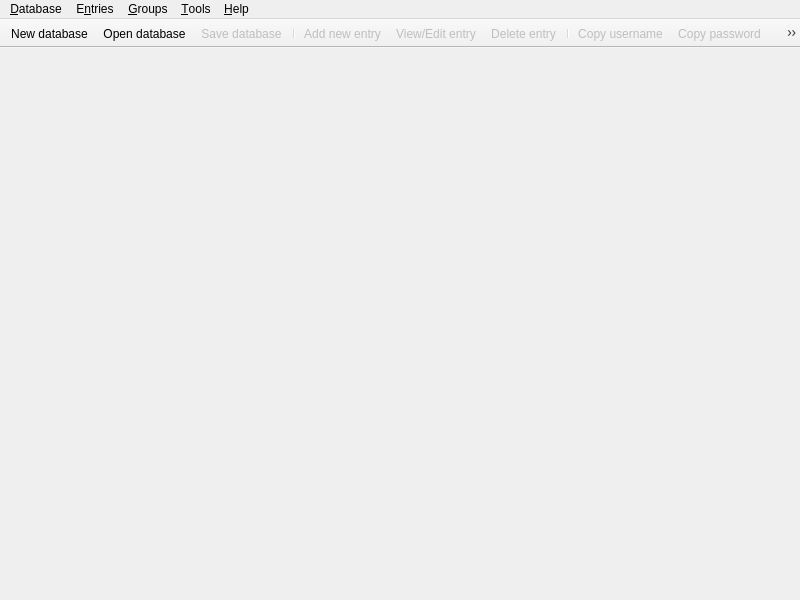
<?xml version="1.0" encoding="UTF-8"?>
<ui version="4.0">
 <class>MainWindow</class>
 <widget class="QMainWindow" name="MainWindow">
  <property name="enabled">
   <bool>true</bool>
  </property>
  <property name="geometry">
   <rect>
    <x>0</x>
    <y>0</y>
    <width>800</width>
    <height>600</height>
   </rect>
  </property>
  <property name="windowTitle">
   <string notr="true">KeePassXC</string>
  </property>
  <widget class="QWidget" name="centralwidget">
   <property name="enabled">
    <bool>true</bool>
   </property>
   <layout class="QVBoxLayout" name="verticalLayout">
    <property name="spacing">
     <number>0</number>
    </property>
    <property name="leftMargin">
     <number>0</number>
    </property>
    <property name="topMargin">
     <number>0</number>
    </property>
    <property name="rightMargin">
     <number>0</number>
    </property>
    <property name="bottomMargin">
     <number>0</number>
    </property>
    <item>
     <widget class="QWidget" name="globalMessageWidgetContainer" native="true">
      <layout class="QVBoxLayout" name="globalMessageWidgetLayout">
       <property name="spacing">
        <number>0</number>
       </property>
       <property name="bottomMargin">
        <number>0</number>
       </property>
       <item>
        <widget class="MessageWidget" name="globalMessageWidget" native="true">
         <property name="sizePolicy">
          <sizepolicy hsizetype="Preferred" vsizetype="Preferred">
           <horstretch>0</horstretch>
           <verstretch>0</verstretch>
          </sizepolicy>
         </property>
         <property name="styleSheet">
          <string notr="true">MessageWidget {margin: 90px}</string>
         </property>
        </widget>
       </item>
      </layout>
     </widget>
    </item>
    <item>
     <widget class="QStackedWidget" name="stackedWidget">
      <property name="sizePolicy">
       <sizepolicy hsizetype="Preferred" vsizetype="Preferred">
        <horstretch>0</horstretch>
        <verstretch>0</verstretch>
       </sizepolicy>
      </property>
      <property name="currentIndex">
       <number>2</number>
      </property>
      <widget class="QWidget" name="pageDatabase">
       <layout class="QVBoxLayout" name="verticalLayout_2">
        <property name="leftMargin">
         <number>0</number>
        </property>
        <property name="topMargin">
         <number>0</number>
        </property>
        <property name="rightMargin">
         <number>0</number>
        </property>
        <property name="bottomMargin">
         <number>0</number>
        </property>
        <item>
         <widget class="DatabaseTabWidget" name="tabWidget">
          <property name="currentIndex">
           <number>-1</number>
          </property>
          <property name="tabsClosable">
           <bool>true</bool>
          </property>
          <property name="movable">
           <bool>true</bool>
          </property>
         </widget>
        </item>
       </layout>
      </widget>
      <widget class="QWidget" name="pageSettings">
       <layout class="QVBoxLayout" name="verticalLayout_3">
        <property name="leftMargin">
         <number>0</number>
        </property>
        <property name="topMargin">
         <number>0</number>
        </property>
        <property name="rightMargin">
         <number>0</number>
        </property>
        <property name="bottomMargin">
         <number>0</number>
        </property>
        <item>
         <widget class="SettingsWidget" name="settingsWidget" native="true"/>
        </item>
       </layout>
      </widget>
      <widget class="QWidget" name="pageWelcome">
       <layout class="QVBoxLayout" name="verticalLayout_5">
        <item>
         <layout class="QHBoxLayout" name="horizontalLayout">
          <item>
           <spacer name="horizontalSpacer">
            <property name="orientation">
             <enum>Qt::Horizontal</enum>
            </property>
            <property name="sizeType">
             <enum>QSizePolicy::MinimumExpanding</enum>
            </property>
            <property name="sizeHint" stdset="0">
             <size>
              <width>50</width>
              <height>20</height>
             </size>
            </property>
           </spacer>
          </item>
          <item>
           <widget class="WelcomeWidget" name="welcomeWidget" native="true"/>
          </item>
          <item>
           <spacer name="horizontalSpacer_2">
            <property name="orientation">
             <enum>Qt::Horizontal</enum>
            </property>
            <property name="sizeType">
             <enum>QSizePolicy::MinimumExpanding</enum>
            </property>
            <property name="sizeHint" stdset="0">
             <size>
              <width>50</width>
              <height>20</height>
             </size>
            </property>
           </spacer>
          </item>
         </layout>
        </item>
       </layout>
      </widget>
      <widget class="QWidget" name="pagePasswordGenerator">
       <layout class="QVBoxLayout" name="verticalLayout_6">
        <item>
         <widget class="PasswordGeneratorWidget" name="passwordGeneratorWidget" native="true"/>
        </item>
       </layout>
      </widget>
     </widget>
    </item>
   </layout>
  </widget>
  <widget class="QMenuBar" name="menubar">
   <property name="geometry">
    <rect>
     <x>0</x>
     <y>0</y>
     <width>800</width>
     <height>22</height>
    </rect>
   </property>
   <widget class="QMenu" name="menuFile">
    <property name="title">
     <string>&amp;Database</string>
    </property>
    <widget class="QMenu" name="menuRecentDatabases">
     <property name="title">
      <string>&amp;Recent databases</string>
     </property>
    </widget>
    <widget class="QMenu" name="menuImport">
     <property name="title">
      <string>Import</string>
     </property>
     <addaction name="actionImportKeePass1"/>
     <addaction name="actionImportCsv"/>
    </widget>
    <addaction name="actionDatabaseNew"/>
    <addaction name="actionDatabaseOpen"/>
    <addaction name="menuRecentDatabases"/>
    <addaction name="actionDatabaseSave"/>
    <addaction name="actionDatabaseSaveAs"/>
    <addaction name="actionDatabaseClose"/>
    <addaction name="separator"/>
    <addaction name="actionChangeMasterKey"/>
    <addaction name="actionChangeDatabaseSettings"/>
    <addaction name="separator"/>
    <addaction name="actionDatabaseMerge"/>
    <addaction name="menuImport"/>
    <addaction name="actionExportCsv"/>
    <addaction name="actionRepairDatabase"/>
    <addaction name="separator"/>
    <addaction name="actionQuit"/>
   </widget>
   <widget class="QMenu" name="menuHelp">
    <property name="title">
     <string>&amp;Help</string>
    </property>
    <addaction name="actionAbout"/>
   </widget>
   <widget class="QMenu" name="menuEntries">
    <property name="title">
     <string>E&amp;ntries</string>
    </property>
    <widget class="QMenu" name="menuEntryCopyAttribute">
     <property name="enabled">
      <bool>false</bool>
     </property>
     <property name="title">
      <string>Copy att&amp;ribute to clipboard</string>
     </property>
     <addaction name="actionEntryCopyTitle"/>
     <addaction name="actionEntryCopyURL"/>
     <addaction name="actionEntryCopyNotes"/>
     <addaction name="separator"/>
    </widget>
    <widget class="QMenu" name="menuEntryTotp">
     <property name="enabled">
      <bool>false</bool>
     </property>
     <property name="title">
      <string>Time-based one-time password</string>
     </property>
     <addaction name="actionEntryCopyTotp"/>
     <addaction name="actionEntryTotp"/>
     <addaction name="actionEntrySetupTotp"/>
    </widget>
    <addaction name="actionEntryCopyUsername"/>
    <addaction name="actionEntryCopyPassword"/>
    <addaction name="menuEntryCopyAttribute"/>
    <addaction name="menuEntryTotp"/>
    <addaction name="actionEntryAutoType"/>
    <addaction name="actionEntryOpenUrl"/>
    <addaction name="actionEntryEdit"/>
    <addaction name="actionEntryClone"/>
    <addaction name="actionEntryDelete"/>
    <addaction name="actionEntryNew"/>
    <addaction name="actionEntryAddToAgent"/>
   </widget>
   <widget class="QMenu" name="menuGroups">
    <property name="title">
     <string>&amp;Groups</string>
    </property>
    <addaction name="actionGroupNew"/>
    <addaction name="separator"/>
    <addaction name="actionGroupEdit"/>
    <addaction name="actionGroupDelete"/>
    <addaction name="actionGroupEmptyRecycleBin"/>
   </widget>
   <widget class="QMenu" name="menuTools">
    <property name="title">
     <string>&amp;Tools</string>
    </property>
    <addaction name="actionLockDatabases"/>
    <addaction name="actionPasswordGenerator"/>
    <addaction name="actionSettings"/>
   </widget>
   <addaction name="menuFile"/>
   <addaction name="menuEntries"/>
   <addaction name="menuGroups"/>
   <addaction name="menuTools"/>
   <addaction name="menuHelp"/>
  </widget>
  <widget class="QToolBar" name="toolBar">
   <property name="movable">
    <bool>false</bool>
   </property>
   <property name="iconSize">
    <size>
     <width>22</width>
     <height>22</height>
    </size>
   </property>
   <attribute name="toolBarArea">
    <enum>TopToolBarArea</enum>
   </attribute>
   <attribute name="toolBarBreak">
    <bool>false</bool>
   </attribute>
   <addaction name="actionDatabaseNew"/>
   <addaction name="actionDatabaseOpen"/>
   <addaction name="actionDatabaseSave"/>
   <addaction name="separator"/>
   <addaction name="actionEntryNew"/>
   <addaction name="actionEntryEdit"/>
   <addaction name="actionEntryDelete"/>
   <addaction name="separator"/>
   <addaction name="actionEntryCopyUsername"/>
   <addaction name="actionEntryCopyPassword"/>
   <addaction name="actionEntryCopyURL"/>
   <addaction name="actionEntryAutoType"/>
   <addaction name="separator"/>
   <addaction name="actionPasswordGenerator"/>
   <addaction name="actionLockDatabases"/>
   <addaction name="separator"/>
   <addaction name="actionEntryAddToAgent"/>
  </widget>
  <action name="actionQuit">
   <property name="text">
    <string>&amp;Quit</string>
   </property>
   <property name="menuRole">
    <enum>QAction::QuitRole</enum>
   </property>
  </action>
  <action name="actionAbout">
   <property name="text">
    <string>&amp;About</string>
   </property>
   <property name="menuRole">
    <enum>QAction::AboutRole</enum>
   </property>
  </action>
  <action name="actionDatabaseOpen">
   <property name="text">
    <string>&amp;Open database...</string>
   </property>
  </action>
  <action name="actionDatabaseSave">
   <property name="enabled">
    <bool>false</bool>
   </property>
   <property name="text">
    <string>&amp;Save database</string>
   </property>
  </action>
  <action name="actionDatabaseClose">
   <property name="enabled">
    <bool>false</bool>
   </property>
   <property name="text">
    <string>&amp;Close database</string>
   </property>
  </action>
  <action name="actionDatabaseNew">
   <property name="text">
    <string>&amp;New database</string>
   </property>
  </action>
  <action name="actionDatabaseMerge">
   <property name="text">
    <string>Merge from KeePassX database</string>
   </property>
  </action>
  <action name="actionEntryNew">
   <property name="enabled">
    <bool>false</bool>
   </property>
   <property name="text">
    <string>&amp;Add new entry</string>
   </property>
  </action>
  <action name="actionEntryEdit">
   <property name="enabled">
    <bool>false</bool>
   </property>
   <property name="text">
    <string>&amp;View/Edit entry</string>
   </property>
  </action>
  <action name="actionEntryDelete">
   <property name="enabled">
    <bool>false</bool>
   </property>
   <property name="text">
    <string>&amp;Delete entry</string>
   </property>
  </action>
  <action name="actionGroupNew">
   <property name="enabled">
    <bool>false</bool>
   </property>
   <property name="text">
    <string>&amp;Add new group</string>
   </property>
  </action>
  <action name="actionGroupEdit">
   <property name="enabled">
    <bool>false</bool>
   </property>
   <property name="text">
    <string>&amp;Edit group</string>
   </property>
  </action>
  <action name="actionGroupDelete">
   <property name="enabled">
    <bool>false</bool>
   </property>
   <property name="text">
    <string>&amp;Delete group</string>
   </property>
  </action>
  <action name="actionDatabaseSaveAs">
   <property name="enabled">
    <bool>false</bool>
   </property>
   <property name="text">
    <string>Sa&amp;ve database as...</string>
   </property>
  </action>
  <action name="actionChangeMasterKey">
   <property name="enabled">
    <bool>false</bool>
   </property>
   <property name="text">
    <string>Change &amp;master key...</string>
   </property>
  </action>
  <action name="actionChangeDatabaseSettings">
   <property name="enabled">
    <bool>false</bool>
   </property>
   <property name="text">
    <string>&amp;Database settings</string>
   </property>
   <property name="toolTip">
    <string>Database settings</string>
   </property>
   <property name="menuRole">
    <enum>QAction::NoRole</enum>
   </property>
  </action>
  <action name="actionEntryClone">
   <property name="enabled">
    <bool>false</bool>
   </property>
   <property name="text">
    <string>&amp;Clone entry</string>
   </property>
  </action>
  <action name="actionSearch">
   <property name="enabled">
    <bool>false</bool>
   </property>
   <property name="text">
    <string>&amp;Find</string>
   </property>
  </action>
  <action name="actionEntryCopyUsername">
   <property name="enabled">
    <bool>false</bool>
   </property>
   <property name="text">
    <string>Copy &amp;username</string>
   </property>
   <property name="toolTip">
    <string>Copy username to clipboard</string>
   </property>
  </action>
  <action name="actionEntryCopyPassword">
   <property name="enabled">
    <bool>false</bool>
   </property>
   <property name="text">
    <string>Cop&amp;y password</string>
   </property>
   <property name="toolTip">
    <string>Copy password to clipboard</string>
   </property>
  </action>
  <action name="actionSettings">
   <property name="text">
    <string>&amp;Settings</string>
   </property>
   <property name="menuRole">
    <enum>QAction::PreferencesRole</enum>
   </property>
  </action>
  <action name="actionPasswordGenerator">
   <property name="checkable">
    <bool>true</bool>
   </property>
   <property name="text">
    <string>Password Generator</string>
   </property>
  </action>
  <action name="actionEntryAutoType">
   <property name="enabled">
    <bool>false</bool>
   </property>
   <property name="text">
    <string>&amp;Perform Auto-Type</string>
   </property>
  </action>
  <action name="actionEntryOpenUrl">
   <property name="enabled">
    <bool>false</bool>
   </property>
   <property name="text">
    <string>&amp;Open URL</string>
   </property>
  </action>
  <action name="actionLockDatabases">
   <property name="enabled">
    <bool>false</bool>
   </property>
   <property name="text">
    <string>&amp;Lock databases</string>
   </property>
  </action>
  <action name="actionEntryCopyTitle">
   <property name="enabled">
    <bool>false</bool>
   </property>
   <property name="text">
    <string>&amp;Title</string>
   </property>
   <property name="toolTip">
    <string>Copy title to clipboard</string>
   </property>
  </action>
  <action name="actionEntryCopyURL">
   <property name="enabled">
    <bool>false</bool>
   </property>
   <property name="text">
    <string>&amp;URL</string>
   </property>
   <property name="toolTip">
    <string>Copy URL to clipboard</string>
   </property>
  </action>
  <action name="actionEntryCopyNotes">
   <property name="enabled">
    <bool>false</bool>
   </property>
   <property name="text">
    <string>&amp;Notes</string>
   </property>
   <property name="toolTip">
    <string>Copy notes to clipboard</string>
   </property>
  </action>
  <action name="actionExportCsv">
   <property name="enabled">
    <bool>false</bool>
   </property>
   <property name="text">
    <string>&amp;Export to CSV file...</string>
   </property>
  </action>
  <action name="actionImportKeePass1">
   <property name="text">
    <string>Import KeePass 1 database...</string>
   </property>
  </action>
  <action name="actionImportCsv">
   <property name="text">
    <string>Import CSV file...</string>
   </property>
  </action>
  <action name="actionRepairDatabase">
   <property name="text">
    <string>Re&amp;pair database...</string>
   </property>
  </action>
  <action name="actionEntryTotp">
   <property name="text">
    <string>Show TOTP</string>
   </property>
  </action>
  <action name="actionEntrySetupTotp">
   <property name="text">
    <string>Set up TOTP...</string>
   </property>
  </action>
  <action name="actionEntryCopyTotp">
   <property name="text">
    <string>Copy &amp;TOTP</string>
   </property>
  </action>
  <action name="actionGroupEmptyRecycleBin">
   <property name="text">
    <string>E&amp;mpty recycle bin</string>
   </property>
   <property name="visible">
    <bool>false</bool>
   </property>
  </action>
  <action name="actionEntryAddToAgent">
   <property name="enabled">
    <bool>false</bool>
   </property>
   <property name="text">
    <string>Add key to SS&amp;H Agent</string>
   </property>
   <property name="toolTip">
    <string>Add key to SSH Agent</string>
   </property>
   <property name="visible">
    <bool>false</bool>
   </property>
  </action>
 </widget>
 <customwidgets>
  <customwidget>
   <class>MessageWidget</class>
   <extends>QWidget</extends>
   <header>gui/MessageWidget.h</header>
   <container>1</container>
  </customwidget>
  <customwidget>
   <class>DatabaseTabWidget</class>
   <extends>QTabWidget</extends>
   <header>gui/DatabaseTabWidget.h</header>
   <container>1</container>
  </customwidget>
  <customwidget>
   <class>SettingsWidget</class>
   <extends>QWidget</extends>
   <header>gui/SettingsWidget.h</header>
   <container>1</container>
  </customwidget>
  <customwidget>
   <class>WelcomeWidget</class>
   <extends>QWidget</extends>
   <header>gui/WelcomeWidget.h</header>
   <container>1</container>
  </customwidget>
  <customwidget>
   <class>PasswordGeneratorWidget</class>
   <extends>QWidget</extends>
   <header>gui/PasswordGeneratorWidget.h</header>
   <container>1</container>
  </customwidget>
 </customwidgets>
 <resources/>
 <connections/>
</ui>
